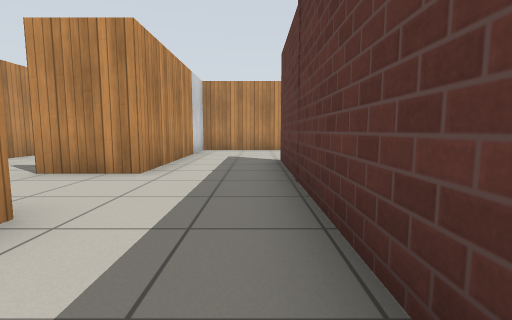
[1] (above)

24 first-person views from a walk through a world built for the Gazebo simulator. The camera is 0.72 m above the floor, tilts 6° down and sees 85° across. The floor is counted in squares, 1 m on a side. Each view is taken from the middle of a square. On the plan, view 1 faces up. The plan holds only what a view shows up to about 10 squares ahead; the rest is blank. Gazebo's built-in surfaces are drawn with simple patterns.

[2]
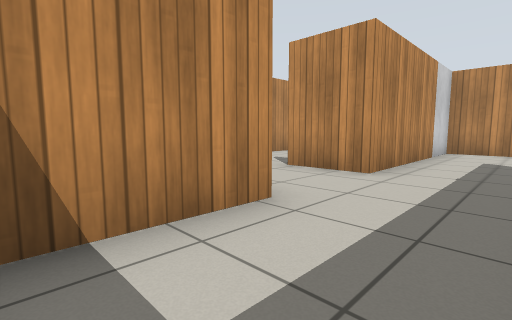

[3]
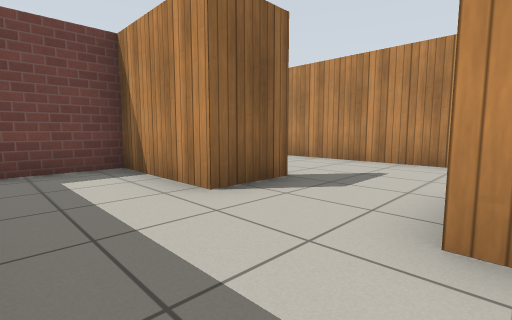

[4]
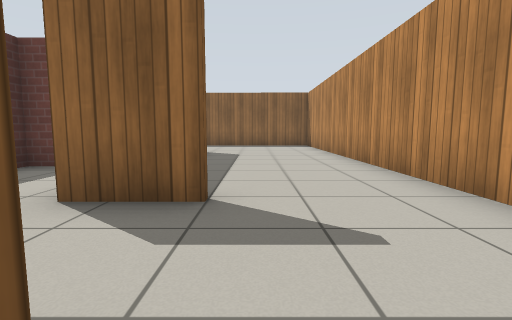

[5]
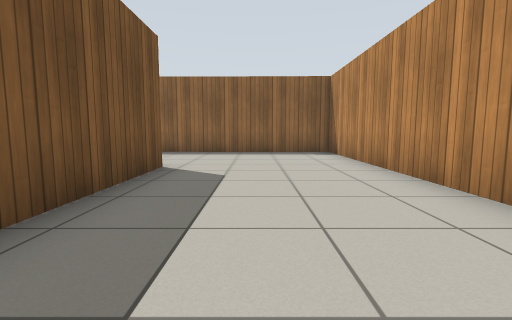

[6]
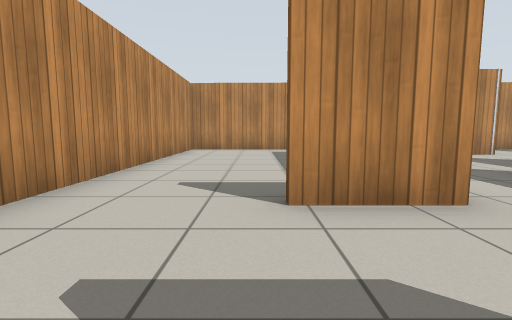

[7]
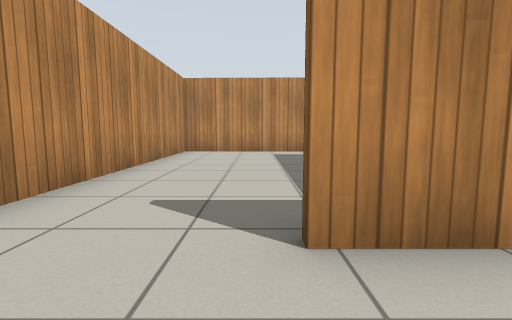

[8]
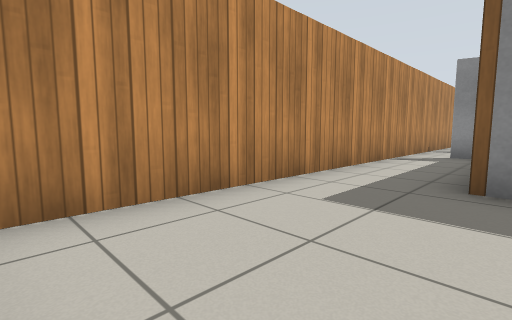

[9]
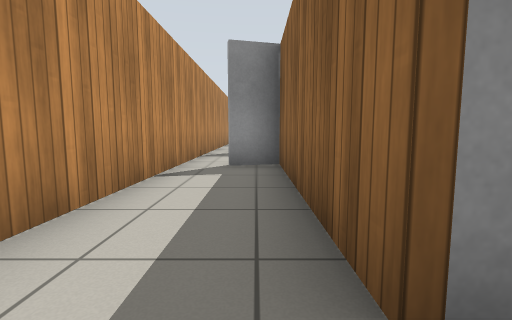

[10]
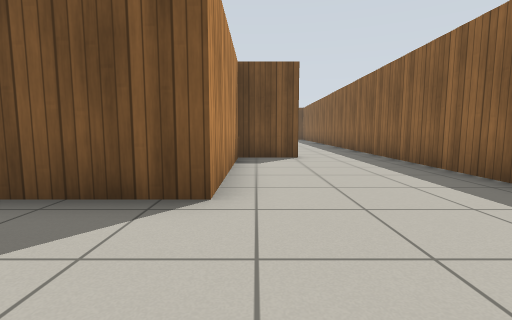

[11]
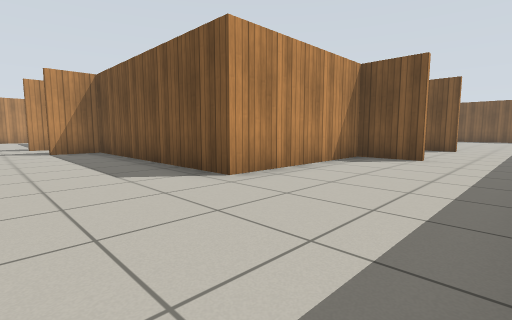

[12]
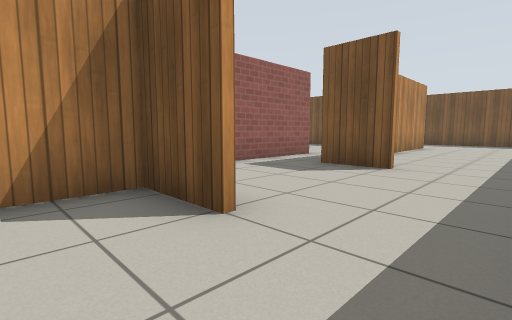

[13]
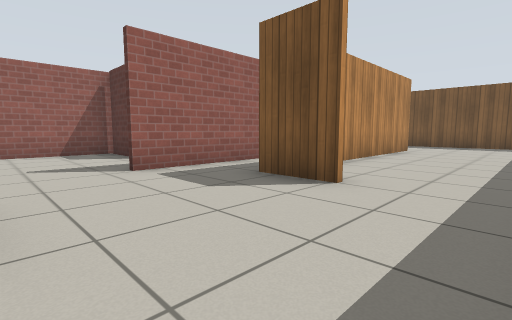

[14]
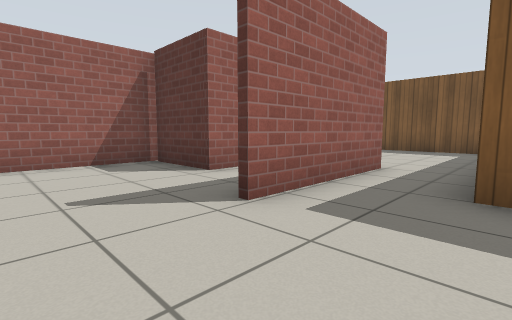

[15]
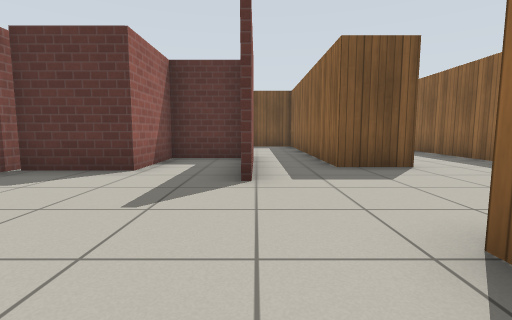

[16]
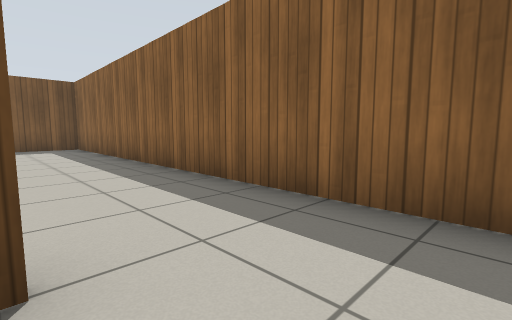

[17]
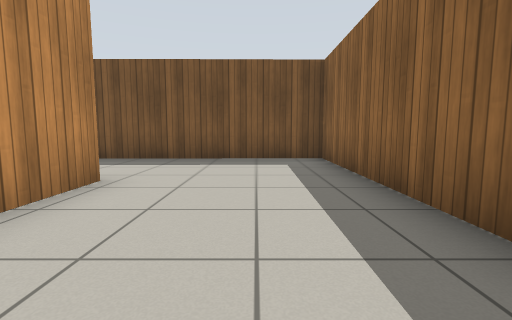

[18]
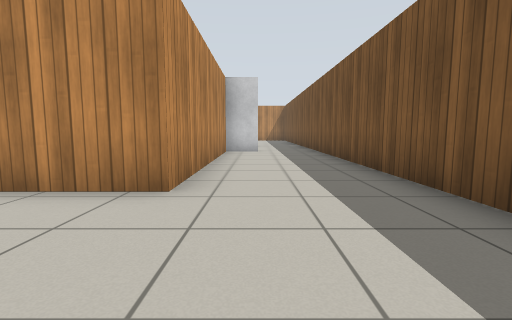

[19]
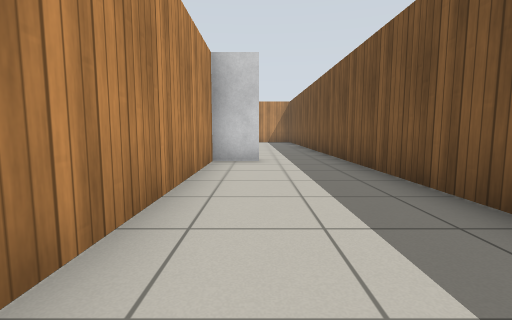

[20]
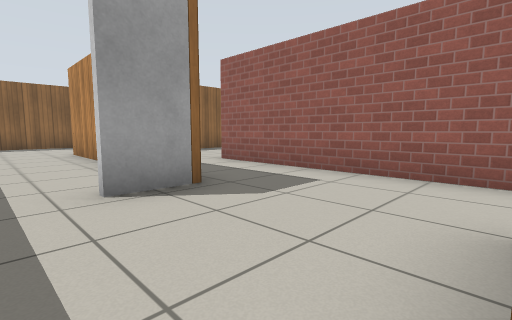

[21]
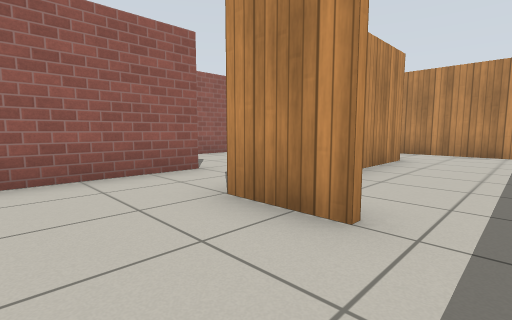

[22]
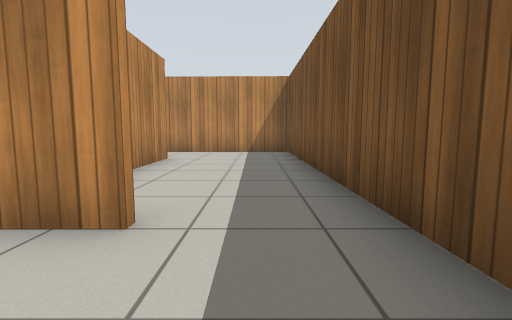

[23]
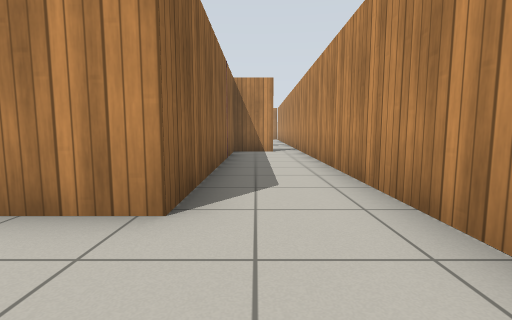

[24]
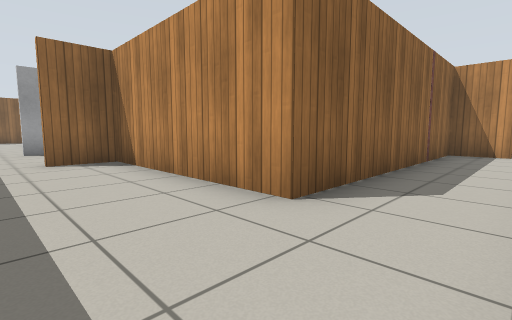

### Floor plan
Ten units are one square. View 1 is at (0, 0); x grows to the right and y downward. Boxes are objects, and circles mark ways between rooms. Rooms are numbered by the first view taken in them; rooms with no view inside come last. Other rooms are left out.
<svg viewBox="-70 -132 248 224">
<path fill="none" stroke="#000" d="M-35 -22 -20 -22 -20 6 6 6 6 -67M-4 -103 -20 -103 -20 -46 -38 -46M-21 -100 -21 -105 30 -105 27 -116M25 63 25 45 -21 45 -21 -21 -35 -21M64 -125 -65 -127 -65 84 14 85M85 29 49 29M83 26 83 8 60 8 60 -13M65 61 65 46 84 46M62 -14 32 -14M14 85 173 87 172 -15M151 -16 140 -16 140 48 91 48M151 -50 135 -50M137 -17 151 -17M172 -15 171 -124 64 -125M63 -116 63 -102 137 -102 137 -51 151 -51M138 39 138 14M84 46 111 46M115 -45 115 9"/>
<circle cx="-25" cy="-35" r="3" fill="#2a7"/>
<circle cx="20" cy="75" r="3" fill="#2a7"/>
<circle cx="70" cy="-120" r="3" fill="#2a7"/>
<circle cx="160" cy="-20" r="3" fill="#2a7"/>
<circle cx="80" cy="40" r="3" fill="#2a7"/>
<circle cx="145" cy="-35" r="3" fill="#2a7"/>
<text x="-10" y="-50">1</text>
<text x="-40" y="-20">2</text>
<text x="80" y="40">3</text>
<text x="150" y="-90">4</text>
<text x="120" y="10">5</text>
</svg>
Room 1 opens to room 2. Room 2 opens to room 3. Room 2 opens to room 4. Room 3 opens to room 4. Room 3 opens to room 5. Room 4 opens to room 5.

Where each view was taken, in squares from view 1:
view 1: 0 up, 0 right, facing up
view 2: 0 up, 0 right, facing up-left
view 3: 5 up, 0 right, facing down-left
view 4: 5 up, 4 left, facing down
view 5: 1 up, 4 left, facing down
view 6: 2 up, 4 left, facing up
view 7: 3 up, 4 left, facing up
view 8: 10 up, 6 left, facing up-right
view 9: 11 up, 3 left, facing right
view 10: 5 down, 5 left, facing right
view 11: 8 down, 5 left, facing up-right
view 12: 8 down, 1 right, facing up-right
view 13: 8 down, 3 right, facing up-right
view 14: 5 down, 3 right, facing up-right
view 15: 3 down, 1 right, facing right
view 16: 6 down, 5 right, facing down-right
view 17: 7 down, 10 right, facing right
view 18: 8 down, 15 right, facing up
view 19: 5 down, 15 right, facing up
view 20: 5 up, 16 right, facing down-left
view 21: 3 up, 16 right, facing up-left
view 22: 3 up, 16 right, facing up
view 23: 11 up, 16 right, facing left
view 24: 12 up, 16 right, facing down-left
